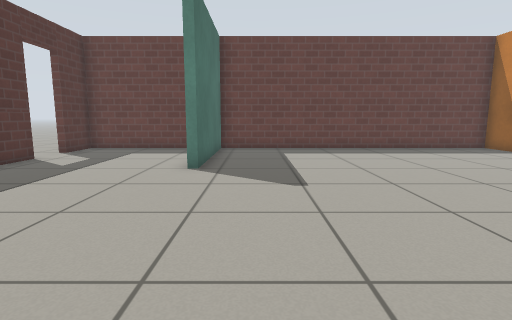
View 1 (above)

15 first-person views from a walk through a Gazebo world. The camera is 0.72 m above the floor, tilts 8° down and sees 80° across. The floor is counted in squares, 0.5 m on a side. Each view is taken from the middle of a square. On the plan, view 1 faces up. The plan holds only what a view shows up to about 14 squares ahead; the rest is blank. Gazebo's built-in surfaces are drawn with simple patterns.

View 2
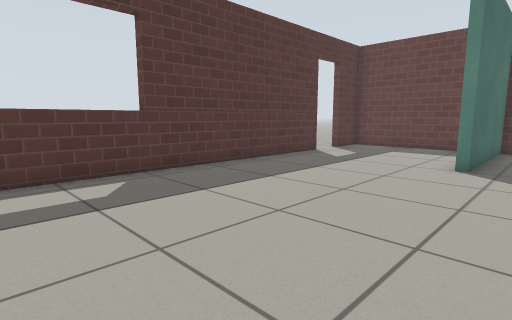

View 3
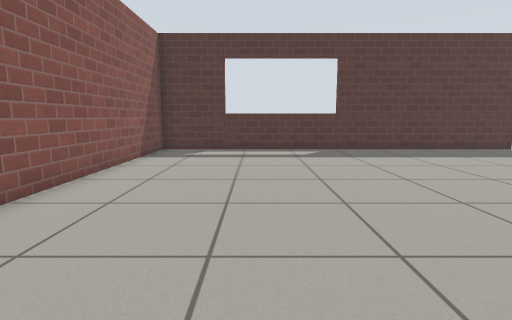

View 4
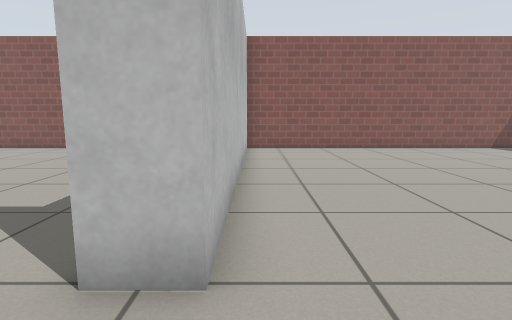

View 5
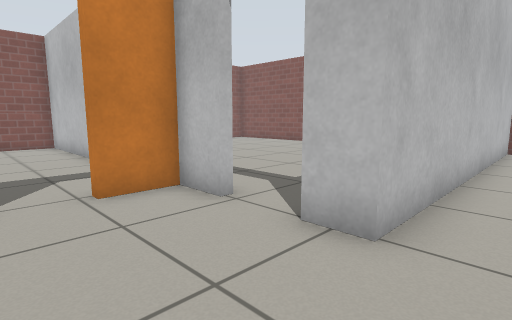

View 6
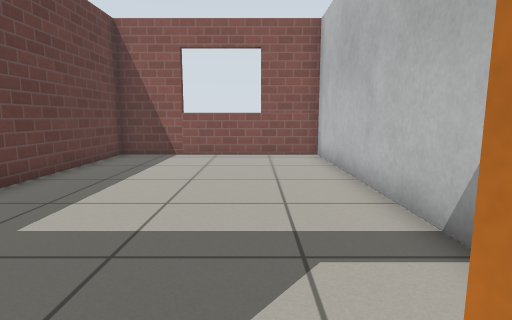

View 7
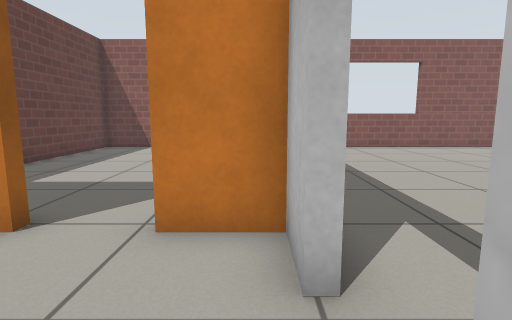

View 8
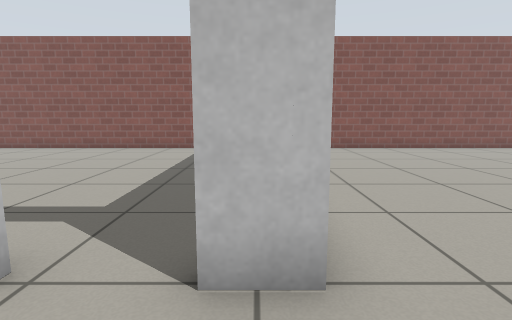

View 9
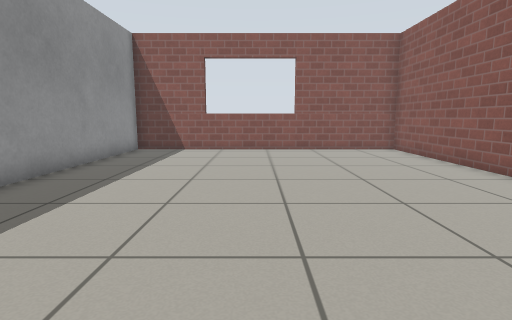

View 10
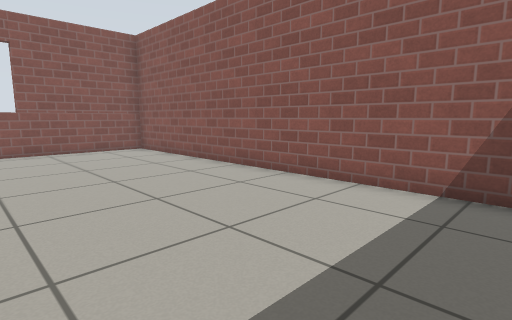

View 11
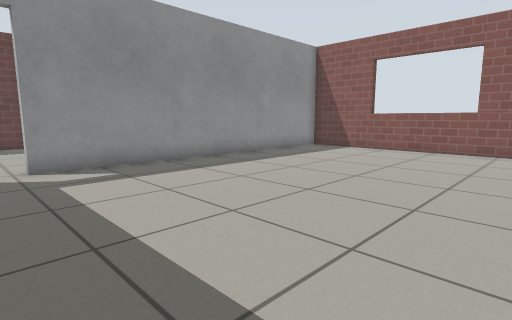

View 12
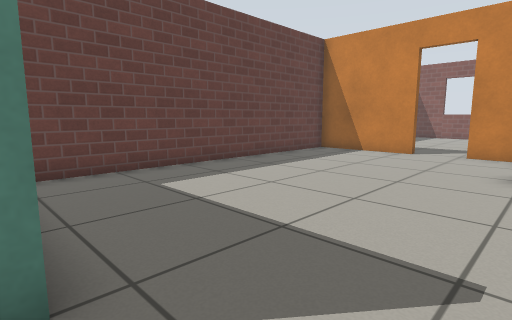

View 13
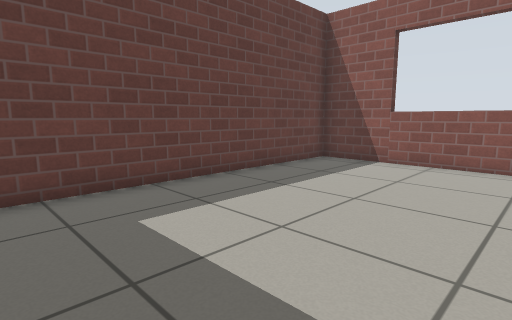

View 14
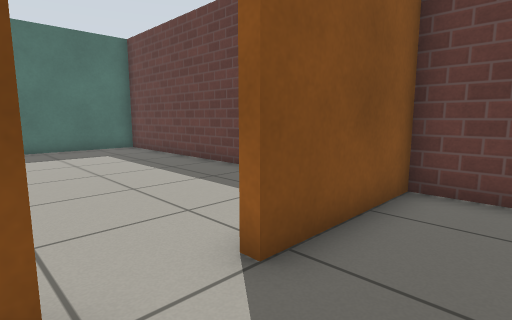

View 15
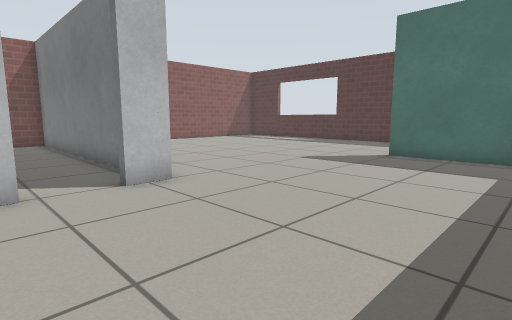

### Floor plan
Ten units are one square. View 1 is at (0, 0); x grows to the right and y downward. Boxes are objects, and circles mark ways between rooms. Rooms are numbered by the first view taken in them; rooms with no view inside come last. Other rooms are left out.
<svg viewBox="-85 -147 307 204">
<path fill="none" stroke="#000" d="M92 -66 107 -66 107 -84M-77 -106 -77 52 64 52 64 -66 75 -66M-30 -142 -77 -142 -77 -123M107 -100 107 -142 -16 -142 -16 -85 -20 -85M67 -44 67 41M78 52 217 52 217 -63 92 -63M131 -66 217 -66 217 -142 110 -142 110 -100"/>
<circle cx="85" cy="-65" r="3" fill="#2a7"/>
<circle cx="110" cy="-95" r="3" fill="#2a7"/>
<text x="0" y="-50">1</text>
<text x="140" y="-10">2</text>
<text x="160" y="-100">3</text>
</svg>
Room 1 opens to room 2. Room 1 opens to room 3.

Where each view was taken, in squares from view 1:
view 1: 0 up, 0 right, facing up
view 2: 1 down, 0 right, facing up-left
view 3: 1 down, 6 right, facing left
view 4: 9 up, 6 right, facing down
view 5: 10 up, 5 right, facing down-right
view 6: 9 up, 10 right, facing right
view 7: 7 up, 7 right, facing right
view 8: 9 up, 7 right, facing down
view 9: 1 up, 8 right, facing right
view 10: 1 up, 8 right, facing down-right
view 11: 3 down, 8 right, facing up-right
view 12: 6 up, 2 left, facing up-right
view 13: 8 up, 12 right, facing up-right
view 14: 8 up, 13 right, facing up-left
view 15: 13 up, 10 right, facing down-left
